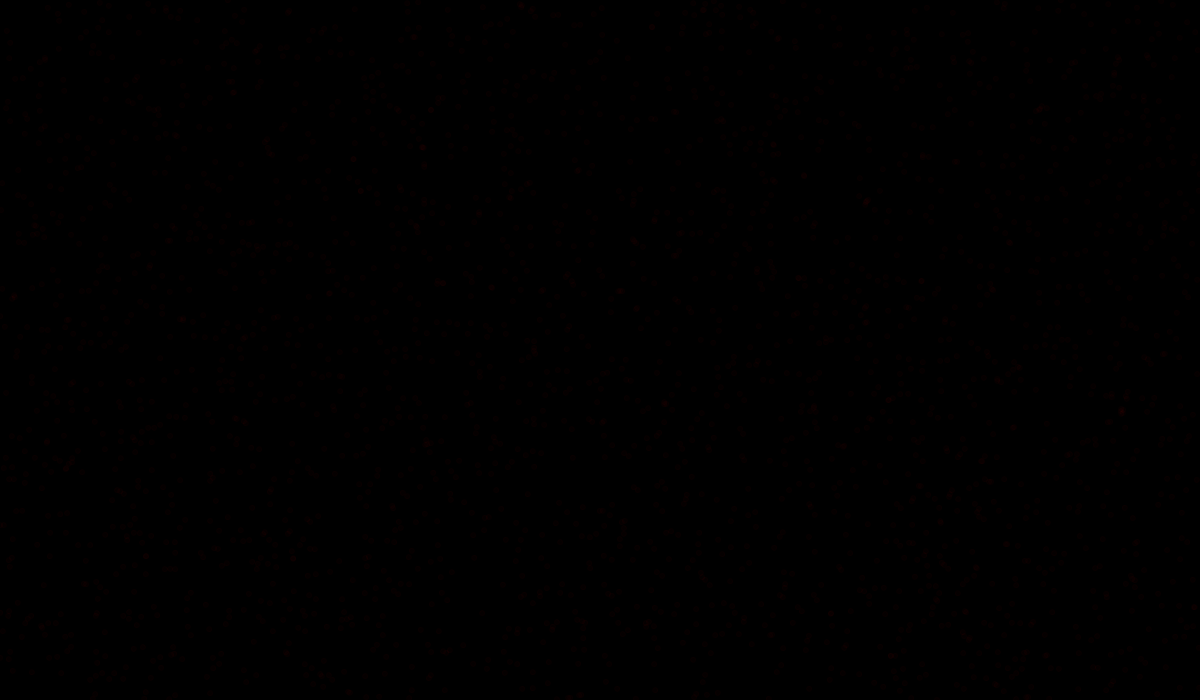
Frame 1 (no input)
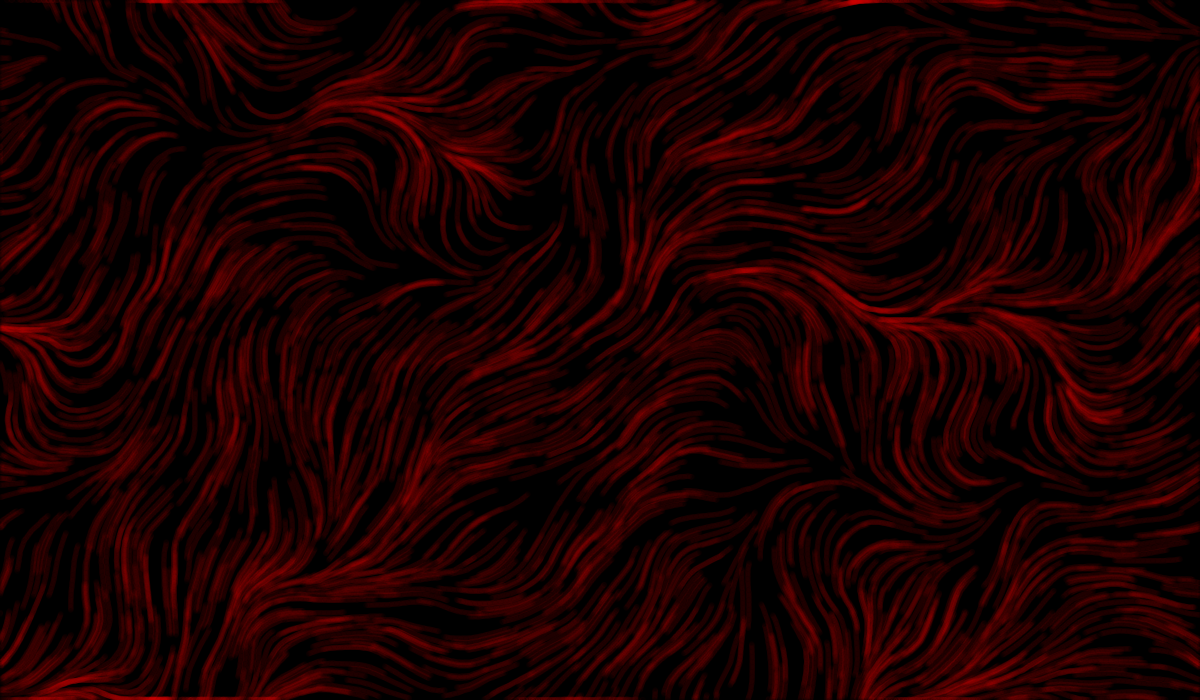
Frame 60 (the mouse pressed at the canvas centre just before this capture)
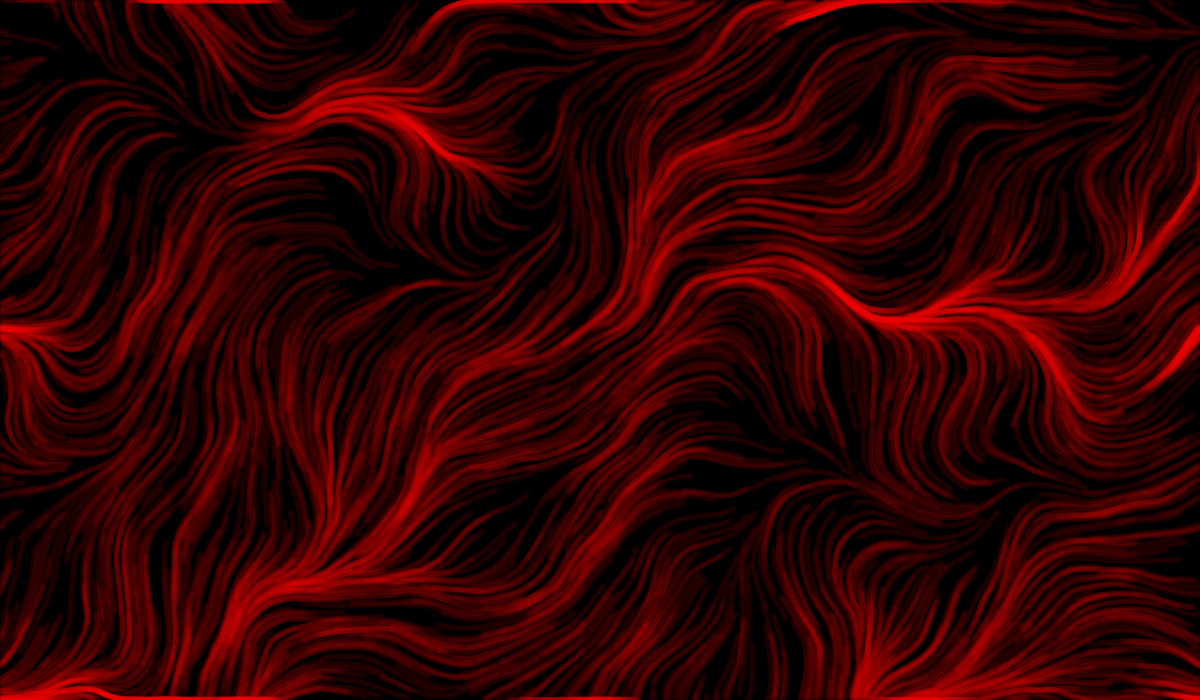
Frame 120 (the mouse held since frame 60 and released just before this capture)

The Processing sketch that drew these frames (run headless with seeded random() and noise(); from frame 60 on, the mouse is pressed at the canvas centre):

// Processing sketch: Kenny_Macgregor
// ── Kenny_Macgregor.pde

float scale = 10; //each cell will be 10x10 pixels
int rows,cols;
float[][] flowfield; //define flow field as a 2d array of cells
particle[] swarm;
int swarmSize = 2500; //particle number, you can play around with this


// in the setup function we setup everything that our functions use
// the for loop on command will create the individual particles from the swarm size
// we also create a vector field "flow field" by calling generateFlowField()
void setup(){
  size(1200,700);
  colorMode(HSB,360,100,100); //switch from RGB to HSB
  swarm = new particle[swarmSize]; 
  for(int i = 0; i < swarmSize; i++){ 
    swarm[i] = new particle();
  }
  rows = int(height/scale);
  cols = int(width/scale);
  flowfield = new float[rows][cols];
   generateFlowField();
  background(0);
}

//class for the particle from which we create a swarm of particles
//we define our vector field as forces from which the particles will be influenced by
class particle{
  PVector position; //create 2d vector "position"
  PVector velocity; //create 2d vector "velocity"
  
  //constructor for patricle that instances will be based off of
  particle(){
    position = new PVector(random(width),random(height)); //when particle is created random position
    velocity = new PVector(0,0); // initially 0 velocity
  }
  //this function is VERY complicated
  //it calculates the acceleration due to the force vector from the cell that this particle is in
  //acceleartion x defined as force*x component of vector angle and vice versa for y
  void update(){
    PVector acceleration = new PVector(0,0); //acceleration starts at 0
    float force = 1; //force generated by each vector
    acceleration.x = force*cos(flowfield[int(position.y/scale)][int(position.x/scale)]); //define particle accelerations
    acceleration.y = force*sin(flowfield[int(position.y/scale)][int(position.x/scale)]);
    velocity.add(acceleration); //add acceleration to velocity
    position.add(velocity); //add velocity to position
    position.x = (position.x+width)%width; //make sure particle stays on screen
    position.y = (position.y+height)%height;
    
    velocity.mult(0.1); //friction nessecary because otherwise particles will somehow go supersonic
  }
  //display function shows the particle on the screen
  void display(){
    fill(0,100,100, 5); //reminder HSB mode not RGB
    stroke(0,100,100,5); //to change color of the flow change the first number
                         //in fill and stroke, recommend using RGB to HSB calculator
    circle(position.x,position.y,5);
  }
}
//draw the particles, update the particles, as long as swarmsize is below the set swarmsize number
void draw(){
 for(int i=0; i < swarmSize; i++){
    swarm[i].update();
    swarm[i].display();
 }
}

// this function creates a vector field from noise
void generateFlowField(){
  float noiseScale = 0.05; // "zoom" of the noise, something to play around with
  for(int r=0; r < rows; r++){
    for(int c=0; c < cols; c++){
      //generate the noise using processing's built in noise function from
      // 0 to 1 and then map it using map() from 0 to 2pi
      flowfield[r][c] = map(noise(r*noiseScale,c*noiseScale),0,1,0,2*PI); 
    }
  }
}
    
